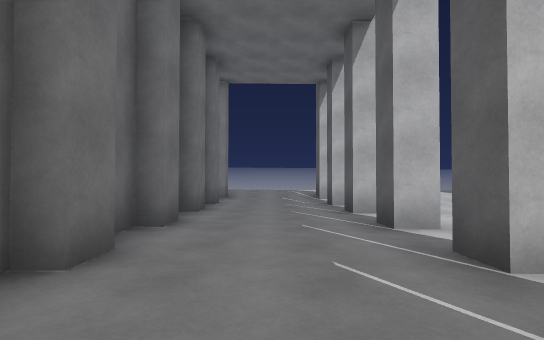
view 1 (above)

19 first-person views from a walk through a scene from a Unity 3-D project. The camera is 1.2 m above the floor, looks level and sees 85° across. The floor is counted in squares, 2 m on a side. Each view is taken from the middle of a square. On the plan, view 1 faces up. The plan holds only what a view shows up to about 9 squares ahead; the rest is blank. The place goes on beyond the plan. The player character is not drawn.

view 2
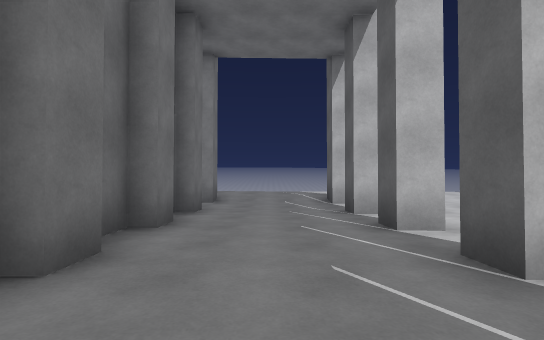

view 3
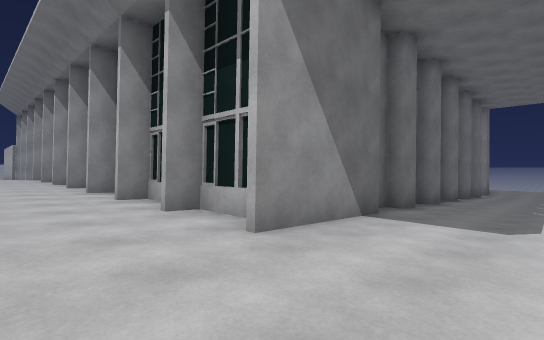

view 4
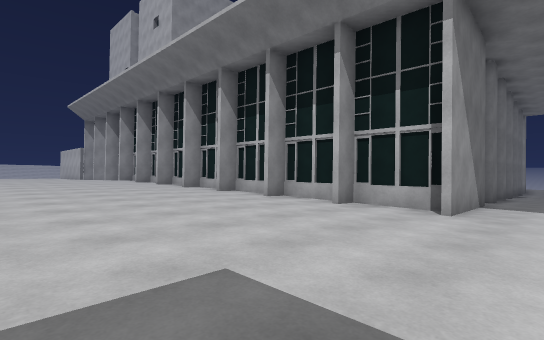

view 5
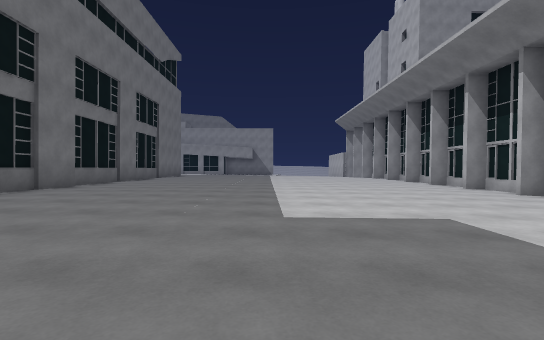

view 6
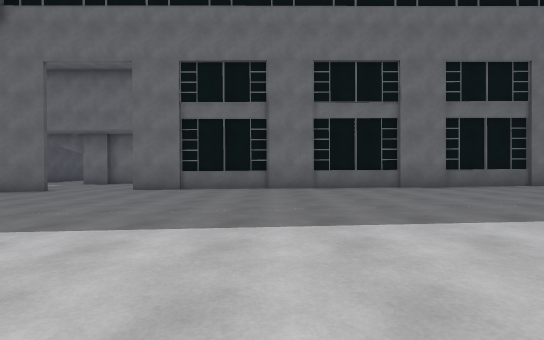

view 7
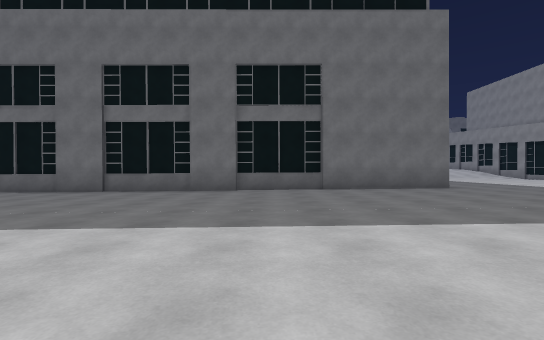

view 8
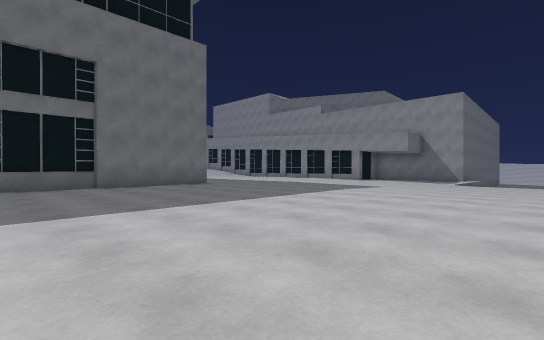

view 9
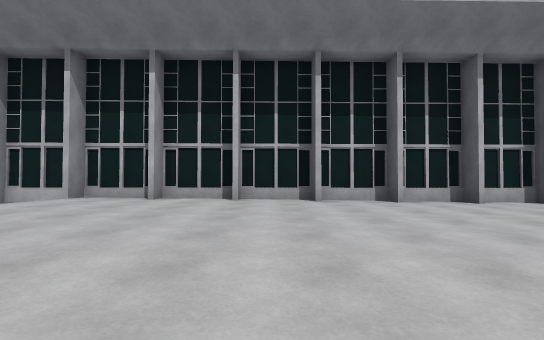

view 10
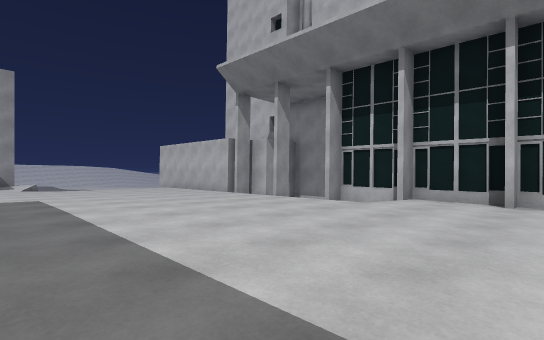

view 11
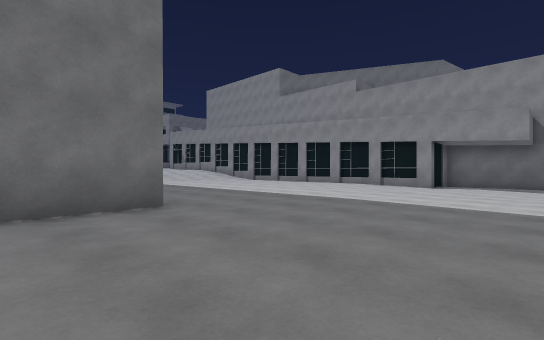

view 12
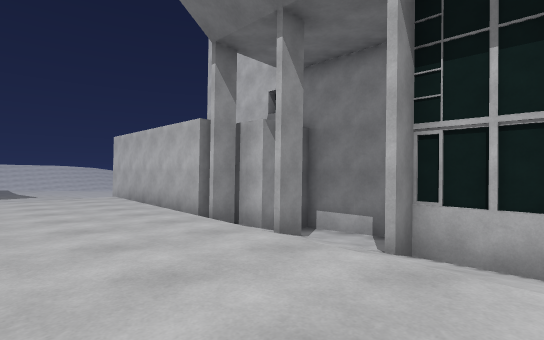

view 13
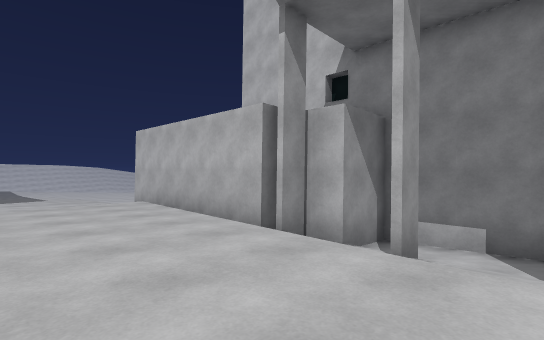

view 14
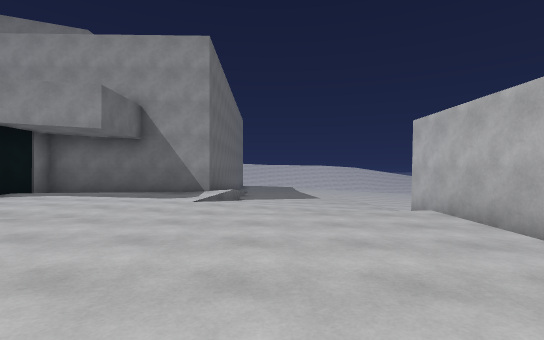

view 15
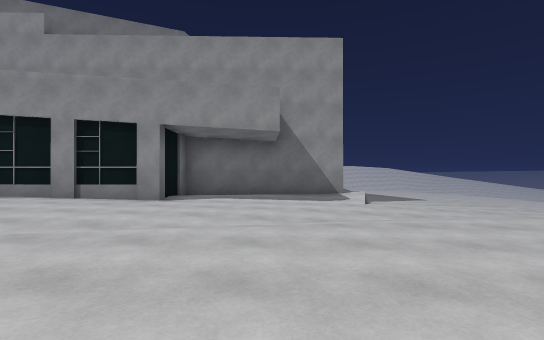

view 16
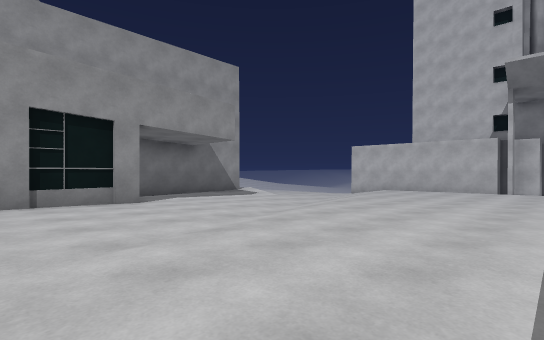

view 17
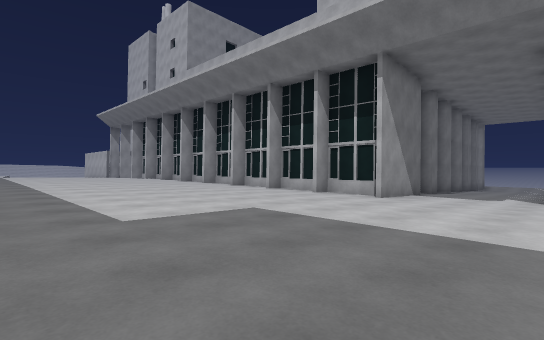

view 18
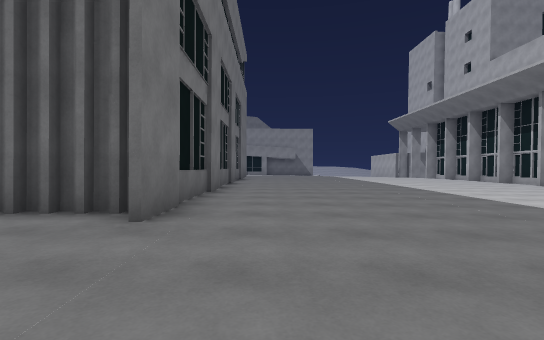

view 19
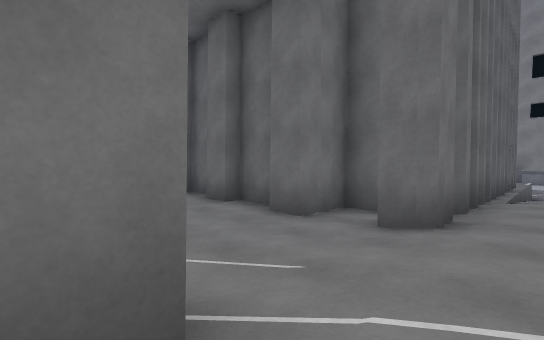

### Floor plan
Key: @ floor where view 1 was taken; # wall or solid block; . main floor; : floor 0.25 m higher than the main floor; - floor 0.25 m lower than the main floor; _ floor 0.5 m lower than the main floor; < floor 0.75 m lower than the main floor; ( floor 1 m lower than the main floor; ! floor 1.25 m lower than the main floor; / step, stairs or slope; = window, fence, low wall or low ledge; ^ raised ledge.
Columns run from 28 left of view 1 to 2 right of it. Each row starts with its distance up from view 1.
 11                        ///((!!!
 10                   =^####/##///#
  9                          #!!!!!
  8                          ##!!!#
  7                           #!!!!
  6                           #!!!#
  5                           #!!!!
  4                           #((!#
  3                           #((((
  2                           #(((#
  1                           #<<<
  0                           #<@<
 -1                           #<<<
 -2         ####              #__<<
 -3         #/!#  ##############___
 -4        ##=/#####-#-#-#-#-#-#___
 -5  /######  ////.....-----------_
 -6 <<</---.....//:......----------
 -7 <<_//-......:::.......---------
 -8 <_-_/......::::.......---------
 -9 __--/.....::::::.......--------
-10 #---/....:::::::........-------
-11 #----/...:::::::.........------
-12 #.---/..::::::::.........----
-13 #......:::::::::..........----
-14 #.....::::::::::...........----
-15 ###....:::::::::..........#.--#
-16   #.::::::::###############.--
-17   #:::::::::              #.

Positions as (right, up) in squares from view 1, and headings:
1: (0, 0), facing up
2: (0, 2), facing up
3: (1, -6), facing up-left
4: (0, -9), facing up-left
5: (2, -10), facing left
6: (-5, -7), facing down
7: (-11, -7), facing down
8: (-10, -6), facing down-left
9: (-10, -11), facing up
10: (-12, -11), facing up-left
11: (-14, -11), facing down-left
12: (-15, -8), facing up-left
13: (-17, -8), facing up-left
14: (-19, -8), facing left
15: (-19, -12), facing left
16: (-19, -17), facing up-left
17: (2, -11), facing up-left
18: (2, -14), facing left
19: (2, 11), facing down-left
